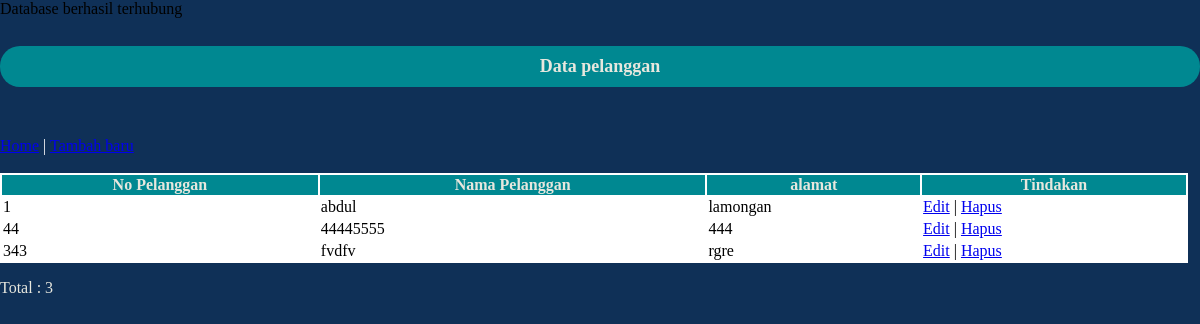
Page /code/crud/data-pelanggan.php on the committed database.
### tables this page shows
CREATE TABLE `pelanggan` (
  `nopelanggan` int(6) NOT NULL,
  `namapelanggan` varchar(25) NOT NULL,
  `alamat` varchar(25) NOT NULL
);

### code/crud/data-pelanggan.php (the view, shortened to what this page needs)
<?php include("config.php"); ?>
<!DOCTYPE html>
<html>
    <head>
        <link rel="stylesheet" href="list-siswa.css">
    </head>
    <body>
        <div class="container">
            <br>
            <center><h3>Data pelanggan</h3></center>
            <div class="row justify-content-center mt-5">
                <nav >
                <a href="index.php">Home</a><a style="color: white"> | </a><a href="pelanggan.php">Tambah baru</a>
                </nav>
                <br>
                <div class="table-responsive">
                    <table id="table-datatables" class="table table-striped table-bordered" style="width:99%">
                        <thead class="thead-dark">
                            <tr>
                                <th>No Pelanggan</th>
                                <th>Nama Pelanggan</th>
                                <th>alamat</th>
                                <th>Tindakan</th>
                            </tr>
                        </thead>
                        <tbody>
                            <?php
                            $sql = "SELECT * FROM pelanggan";
                            $query = mysqli_query($db, $sql);
                            while($siswa = mysqli_fetch_array($query)){
                                echo "<tr>";
                                echo "<td>".$siswa['nopelanggan']."</td>";
                                echo "<td>".$siswa['namapelanggan']."</td>";
                                echo "<td>".$siswa['alamat']."</td>";
                                echo "<td>";
                                echo "<a href='edit-pelangganform.php?nopelanggan=".$siswa['nopelanggan']."'>Edit</a> | ";
                                echo "<a href='deletepelanggan.php?nopelanggan=".$siswa['nopelanggan']."'>Hapus</a>";
                                echo "</td>";
                                echo "</tr>";
                            }
                            ?>
                        </tbody>
                    </table>
                </div>
                <p id="total">Total : <?php echo mysqli_num_rows($query) ?></p>
            </div>
        </div>
    </body>
</html>

### code/crud/list-siswa.css (style rules this page uses)
body { overflow-y: hidden; margin:0; padding: 0; font-family: verdana; background-color:#0f3057; }
h3 { text-align: center; margin: 50px auto; margin-top: 50px; margin-top: 10px; padding: 10px; font-weight: bold; color: #e7e7de; font-family: verdana; background-color: #008891; border-radius: 20px; font-size: 18; }
.table { color: black; background-color: white; }
#total { color: #e7e7de; }
.table .thead-dark th { color: #e7e7de; background-color: #008891; border-color: #dee2e6; }

### rows in the picture
pelanggan: nopelanggan "1", namapelanggan "abdul", alamat "lamongan"
pelanggan: nopelanggan "44", namapelanggan "44445555", alamat "444"
pelanggan: nopelanggan "343", namapelanggan "fvdfv", alamat "rgre"

### other values in the picture
mysqli_num_rows($query) "3"
